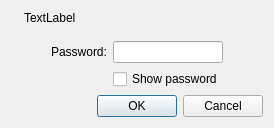
<?xml version="1.0" encoding="UTF-8"?>
<ui version="4.0">
 <class>AuthDialog</class>
 <widget class="QDialog" name="AuthDialog">
  <property name="geometry">
   <rect>
    <x>0</x>
    <y>0</y>
    <width>380</width>
    <height>189</height>
   </rect>
  </property>
  <property name="windowTitle">
   <string>Authentication</string>
  </property>
  <layout class="QVBoxLayout" name="verticalLayout">
   <property name="sizeConstraint">
    <enum>QLayout::SetFixedSize</enum>
   </property>
   <item>
    <layout class="QHBoxLayout" name="horizontalLayout_2">
     <item>
      <widget class="QLabel" name="icon">
       <property name="sizePolicy">
        <sizepolicy hsizetype="Maximum" vsizetype="Preferred">
         <horstretch>0</horstretch>
         <verstretch>0</verstretch>
        </sizepolicy>
       </property>
       <property name="text">
        <string/>
       </property>
       <property name="pixmap">
        <pixmap>:/images/protected.png</pixmap>
       </property>
      </widget>
     </item>
     <item>
      <widget class="QLabel" name="label">
       <property name="text">
        <string notr="true">TextLabel</string>
       </property>
       <property name="wordWrap">
        <bool>true</bool>
       </property>
      </widget>
     </item>
    </layout>
   </item>
   <item>
    <spacer name="verticalSpacer">
     <property name="orientation">
      <enum>Qt::Vertical</enum>
     </property>
     <property name="sizeType">
      <enum>QSizePolicy::Fixed</enum>
     </property>
     <property name="sizeHint" stdset="0">
      <size>
       <width>20</width>
       <height>10</height>
      </size>
     </property>
    </spacer>
   </item>
   <item>
    <layout class="QHBoxLayout" name="horizontalLayout">
     <item>
      <spacer name="horizontalSpacer">
       <property name="orientation">
        <enum>Qt::Horizontal</enum>
       </property>
       <property name="sizeHint" stdset="0">
        <size>
         <width>40</width>
         <height>20</height>
        </size>
       </property>
      </spacer>
     </item>
     <item>
      <layout class="QGridLayout" name="gridLayout">
       <item row="0" column="0">
        <widget class="QLabel" name="label_3">
         <property name="text">
          <string>Password:</string>
         </property>
        </widget>
       </item>
       <item row="0" column="1">
        <widget class="QLineEdit" name="password">
         <property name="echoMode">
          <enum>QLineEdit::Password</enum>
         </property>
        </widget>
       </item>
       <item row="1" column="1">
        <widget class="QCheckBox" name="showPassword">
         <property name="text">
          <string>Show password</string>
         </property>
        </widget>
       </item>
      </layout>
     </item>
     <item>
      <spacer name="horizontalSpacer_2">
       <property name="orientation">
        <enum>Qt::Horizontal</enum>
       </property>
       <property name="sizeHint" stdset="0">
        <size>
         <width>40</width>
         <height>20</height>
        </size>
       </property>
      </spacer>
     </item>
    </layout>
   </item>
   <item>
    <widget class="QDialogButtonBox" name="buttonBox">
     <property name="orientation">
      <enum>Qt::Horizontal</enum>
     </property>
     <property name="standardButtons">
      <set>QDialogButtonBox::Cancel|QDialogButtonBox::Ok</set>
     </property>
    </widget>
   </item>
  </layout>
 </widget>
 <resources>
  <include location="qconnman-ui.qrc"/>
 </resources>
 <connections>
  <connection>
   <sender>buttonBox</sender>
   <signal>accepted()</signal>
   <receiver>AuthDialog</receiver>
   <slot>accept()</slot>
   <hints>
    <hint type="sourcelabel">
     <x>248</x>
     <y>254</y>
    </hint>
    <hint type="destinationlabel">
     <x>157</x>
     <y>274</y>
    </hint>
   </hints>
  </connection>
  <connection>
   <sender>buttonBox</sender>
   <signal>rejected()</signal>
   <receiver>AuthDialog</receiver>
   <slot>reject()</slot>
   <hints>
    <hint type="sourcelabel">
     <x>316</x>
     <y>260</y>
    </hint>
    <hint type="destinationlabel">
     <x>286</x>
     <y>274</y>
    </hint>
   </hints>
  </connection>
 </connections>
</ui>
